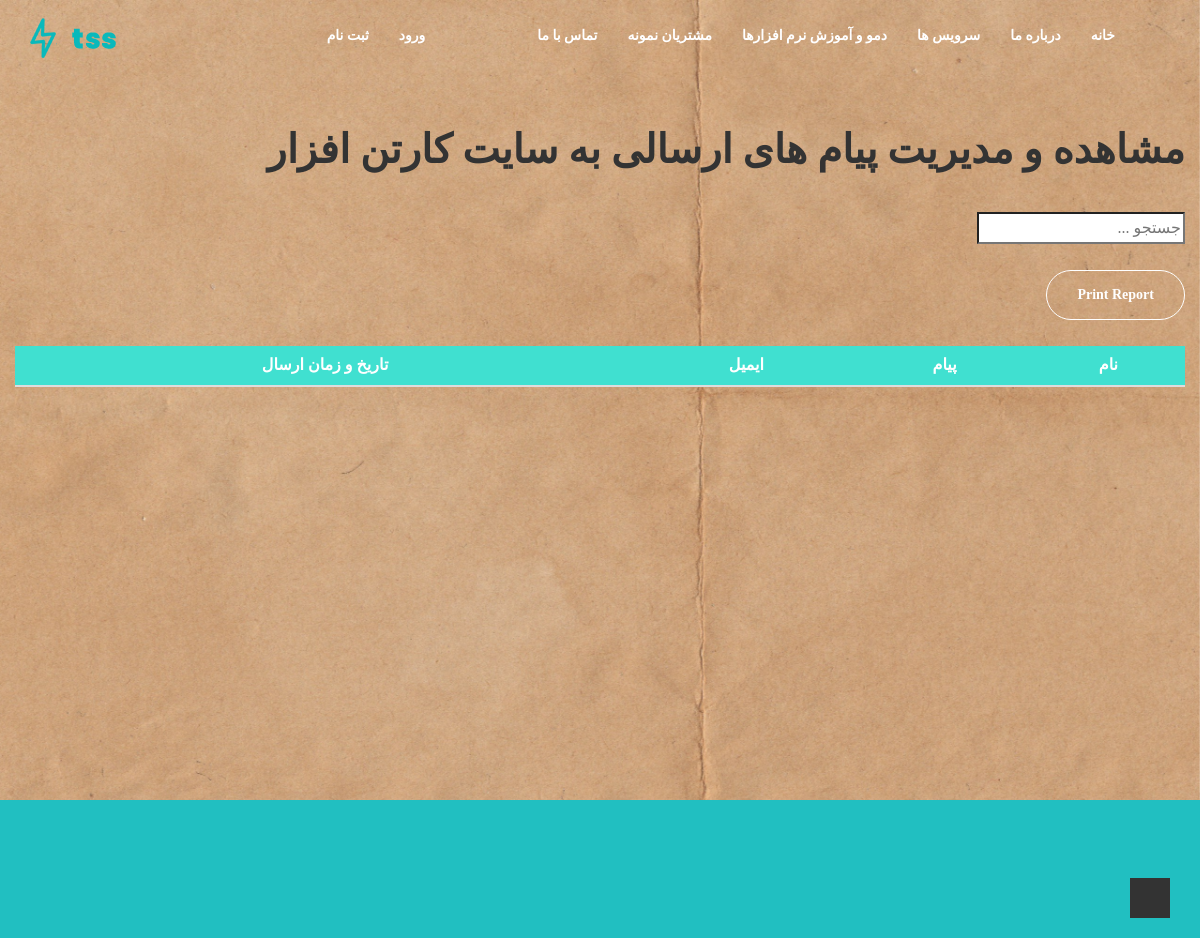
Before: /sitemessages/ with the older database file.
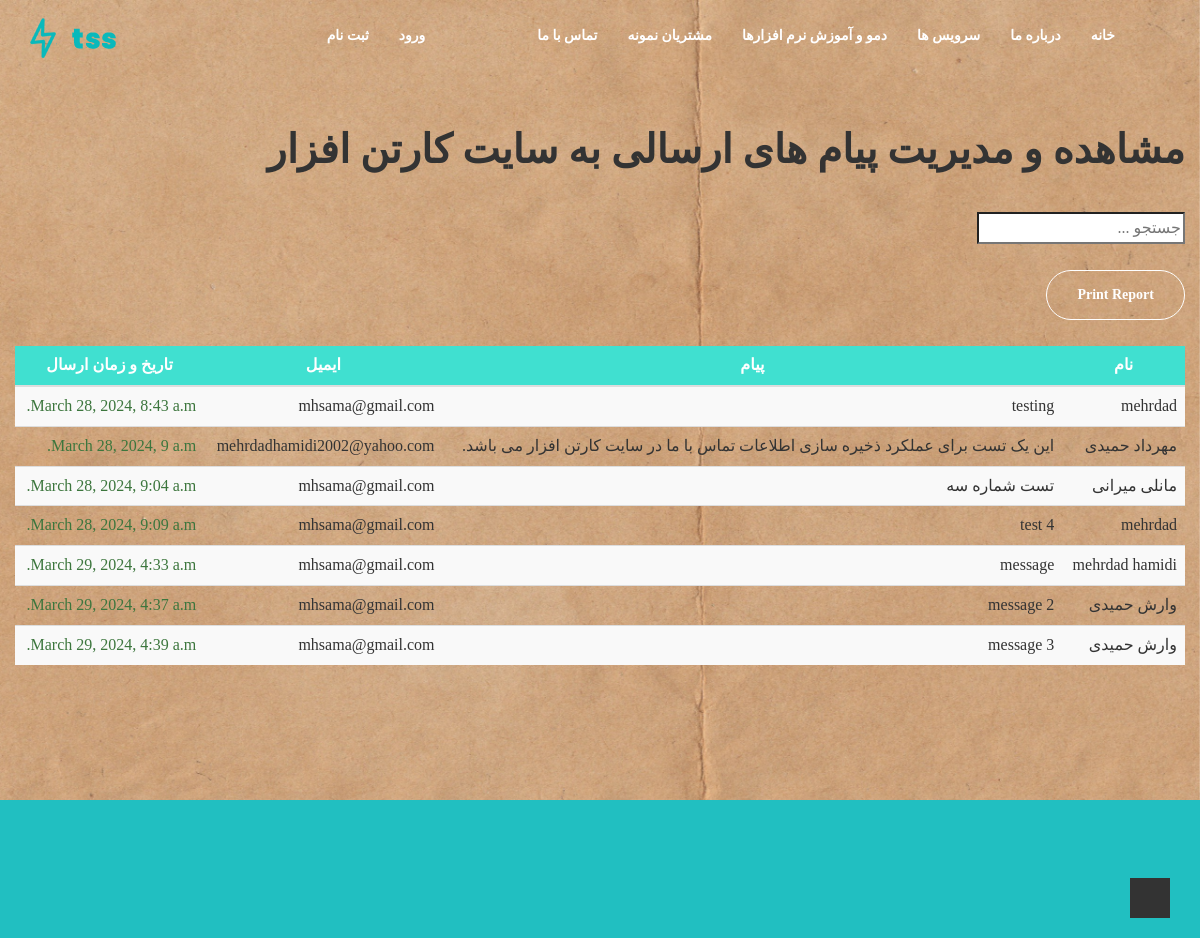
After: the same page with the newer database file.
### tss/models.py (models this page shows, shortened)
class Contact(models.Model):
    email = models.EmailField()
    name = models.CharField(max_length=255)
    message = models.TextField()
    created_at = models.DateTimeField(auto_now_add=True)

### tss/views.py (the view)
# urls.py: path('sitemessages/', sitemessages_grid_view, name='sitemessages_grid_view'),
def sitemessages_grid_view(request):
    print(request)
    print(request.POST)
    print(request.GET)
    site_messages = Contact.objects.all()
    return render(request, 'sitemessages.html', {'sitemessages': site_messages})

### tss/templates/tss/sitemessages.html (shortened to what this page needs)
{% extends 'tss/base.html' %}
{% load static %}
{% block content %}
<header id="home" class="full-height bg-img" data-src="{% static 'images/bg/formsbackground2.jpg' %}">
    <br>
    <br>
    <br>
    <br>
    <div class="container">
        <div class="row">
            <h1>مشاهده و مدیریت پیام های ارسالی به سایت کارتن افزار</h1>
            <br>
            <form>
                <input name='search' id="searchInput" type="search" placeholder="جستجو ..." hx-get="/filter_messages"
                    hx-trigger="input changed delay:500ms, search" hx-swap="outerHTML" hx-target="#msggrid">
            </form>
            <br>
            <a class="btn btn-success" href="{% url 'tss:print_invoice' %}">Print Report</a>
            <br>
            <br>
            <div class="table-responsive" style="height: 520px; overflow-y: auto;" id="msggrid">
                <table class="table table-striped" id="myTable">
                    <thead>
                        <tr style="background-color: turquoise; color: white;">
                            <th class="text-center text-secondary">نام</th>
                            <th class="text-center">پیام</th>
                            <th class="text-center">ایمیل</th>
                            <th class="text-center">تاریخ و زمان ارسال</th>
                        </tr>
                    </thead>
                    <tbody>
                        {% for message in sitemessages %}
                        <tr>
                            <td class="text-align-left">{{ message.name }}</td>
                            <td>{{ message.message }}</td>
                            <td>{{ message.email }}</td>
                            <td class="text-success">{{ message.created_at }}</td>
                        </tr>
                        {% endfor %}
                    </tbody>
                </table>
            </div>
        </div>
    </div>
</header>
{% endblock %}

### tss/templates/tss/base.html (shortened to what this page needs)
{% load static %}
<!DOCTYPE html>
<html dir="rtl" lang="en">
<head>
  <link rel="stylesheet" href="{% static 'css/bootstrap.min.css' %}" type="text/css" />
  <link rel="stylesheet" href="{% static 'css/font-awesome.min.css' %}" type="text/css" />
  <link rel="stylesheet" href="{% static 'css/owl.carousel.min.css' %}" type="text/css" />
  <link rel="stylesheet" href="{% static 'css/animate.min.css' %}" type="text/css" />
  <link rel="stylesheet" href="{% static 'css/lightbox.min.css' %}" type="text/css" />
  <link rel="stylesheet" href="{% static 'css/mb.YTPlayer.min.css' %}" type="text/css" />
  <link rel="stylesheet" href="{% static 'css/flaticon.css' %}" type="text/css" />
  <link rel="stylesheet" href="{% static 'css/validator.min.css' %}" type="text/css" />
  <link rel="stylesheet" href="{% static 'css/style.css' %}" type="text/css" />
</head>
<body data-spy="scroll" data-offset="62">
  <nav class="navbar navbar-sticky navbar-transparent">
    <div class="container">
      <div class="navbar-header">
        <a class="navbar-brand primary-logo" href="/"><img class="img-responsive"
            src="{% static 'images/logo-theme.png' %}" alt="Logo" /></a>
      </div>
      <div class="collapse navbar-collapse" id="bs-example-navbar-collapse-1">
        <ul class="nav navbar-nav pull-right">
          <li><a href="/">خانه</a></li>
          <li><a href="#about">درباره ما</a></li>
          <li><a href="#service">سرویس ها</a></li>
          <li><a href="#tssmovies">دمو و آموزش نرم افزارها</a></li>
          <li><a href="#tsscustomers">مشتریان نمونه</a></li>
          <li><a href="#contact">تماس با ما</a></li>
          <li><a href="https://wa.me/+989122140694" target="_blank" class="social-whatsapp"><i
                class="fa fa-whatsapp fa-1x "></i></a></li>
          <li><a href="https://www.instagram.com/cartonafzar/" target="_blank" class="social-instagram"><i
                class="fa fa-instagram fa-1x "></i></a></li>
          {% if user.is_authenticated %}
          <li><a class="nav-link active" href="{% url 'account:logout_user' %}">خروج</a></li>
          {% else %}
          <li><a class="nav-link active" aria-current="page" href="{% url 'account:login_user' %}">ورود</a></li>
          <li><a class="nav-link active " href="{% url 'account:signup' %}">ثبت نام</a></li>
          {% endif %}
      </div>
    </div>
  </nav>
  <div class="main-wrap">
    {% block content %}
    {% endblock %}
    <footer class="margin-top-200 footer padding-tb-30 primary-section-bg section-typo-white">
      <div class="container">
        <div class="row text-center margin-bottom-20">
          <div class="col-md-12">
            <ul class="nav navbar-nav footer-social">
              <li><a href="https://wa.me/+989122140694" target="_blank" class="social-whatsapp"><i
                    class="fa fa-whatsapp fa-3x text-success"></i></a></li>
              <li><a href="https://www.instagram.com/cartonafzar/" target="_blank" class="social-instagram"><i
                    class="fa fa-instagram fa-3x text-success"></i></a></li>
              <li><a href="tel:+989122140694"><i class="fa fa-phone fa-3x text-success"></i></a></li>
            </ul>
          </div>
        </div>
        <div class="row text-center">
          <div class="col-md-12">
          </div>
        </div>
      </div>
      <a href="#" class="back-to-top" id="back-to-top"><i class="fa fa-angle-up"></i></a>
    </footer>
  </div>
</body>
</html>

### tss/static/css/style.css (style rules this page uses)
body { font-family: "Vazir"; background-color: #ffffff; color: #333333; font-size:16px; line-height:26px; }
.row { margin-bottom:30px; }
.row:last-child { margin-bottom:0; }
a { color: #333; outline:none; text-decoration:none; -webkit-transition: all ease 0.5s; -moz-transition: all ease 0.5s; -ms-transition: all ease 0.5s; -o-transition: all ease 0.5s; transition: all ease 0.5s; }
.h1, .h2, .h3, .h4, .h5, .h6, h1, h2, h3, h4, h5, h6 { font-family: "Vazir"; font-style: normal; font-weight: 400; }
h1 { font-size:40px; line-height: 52px; font-style: normal; font-weight: 700; }
.container { max-width: 1170px; width: 100%; }
.main-wrap { margin:0 auto; }
.primary-section-bg { background: rgba(9, 185, 187, 0.9) none repeat scroll 0 0; }
.navbar { margin-bottom:0; -webkit-border-radius: 0; -moz-border-radius: 0; border-radius: 0; margin: 0 auto; }
nav.navbar { position:absolute; top:0; right:0; left:0; z-index: 1; }
.navbar-brand { height: 70px; line-height: 70px; padding: 0 20px 0 0; }
.header-sticky a.navbar-brand.sticky-logo, a.navbar-brand.primary-logo { height: auto; width: auto; opacity: 1; visibility: visible; }
.nav.navbar-nav > li > a { height:70px; line-height:70px; padding:0 15px; color:#fff; font-size: 14px; font-weight: 600; }
.navbar > .container .navbar-brand, .navbar > .container-fluid .navbar-brand { margin:auto; }
.navbar-brand > img { display: block; max-height: 100%; padding: 10px 0; }
.navbar-transparent { background-color:transparent; }
.navbar.navbar-transparent { -webkit-transition: all ease 0.5s; -moz-transition: all ease 0.5s; -ms-transition: all ease 0.5s; -o-transition: all ease 0.5s; transition: all ease 0.5s; }
header { background-attachment:fixed; background-position:center; background-size:cover; }
.navbar-sticky .navbar-brand, .navbar-sticky .nav.navbar-nav > li > a, .navbar-nav.navbar-social > li > a > i { transition: all ease 0.3s; }
.navbar-brand img { max-height:100%; vertical-align:middle; padding:0; display:inline-block; width:auto; }
.btn-default, .btn-primary, .btn-success, .btn-info, .btn-warning, .btn-danger { background-color: none; -webkit-border-radius: 25px; -moz-border-radius: 25px; border-radius: 25px; color: #fff; font-weight: 600; padding: 14px 30px; border:solid 1px #ffffff; background-color:transparent; -webkit-transition: all ease 0.5s; -moz-transition: all ease 0.5s; -ms-transition: all ease 0.5s; -o-transition: all ease 0.5s; transition: all ease 0.5s; }
.footer { position:relative; }
.back-to-top { bottom: 20px; position: fixed; right: 30px; text-align: center; width: 40px; }
.back-to-top > i { background-color: #333333; color: #ffffff; height: 40px; line-height: 40px; width: 40px; -webkit-transition: all ease 0.5s; -moz-transition: all ease 0.5s; -ms-transition: all ease 0.5s; -o-transition: all ease 0.5s; transition: all ease 0.5s; }
.nav.footer-social { float:none; display:inline-block; }
.nav.footer-social > li { display: inline-block; padding: 0 10px; }
.nav.footer-social > li > a { -webkit-border-radius: 50%; -moz-border-radius: 50%; border-radius: 50%; height: 40px; line-height: 40px; padding: 0; width: 40px; color:#fff; }
.nav.footer-social > li > a > i { line-height: 40px; }
.section-typo-white, .typo-white { color:#fff; }
.navbar-nav > li { float: right !important; }
@media screen and (min-width: 768px) { .navbar-collapse { padding:0; } }
.padding-tb-30 { padding-top:30px;padding-bottom:30px }
.margin-bottom-20 { margin-bottom:20px }

Changed rows visible on the page:
added Contact: name "mehrdad", message "testing", email "mhsama@gmail.com", created_at "March 28, 2024, 8:43 a.m."
added Contact: name "مهرداد حمیدی", message "این یک تست برای عملکرد ذخیره سازی اطلاعات تماس با ما در سایت کارتن افزار می باشد.", email "mehrdadhamidi2002@yahoo.com", created_at "March 28, 2024, 9 a.m."
added Contact: name "مانلی میرانی", message "تست شماره سه", email "mhsama@gmail.com", created_at "March 28, 2024, 9:04 a.m."
added Contact: name "mehrdad", message "test 4", email "mhsama@gmail.com", created_at "March 28, 2024, 9:09 a.m."
added Contact: name "mehrdad hamidi", message "message", email "mhsama@gmail.com", created_at "March 29, 2024, 4:33 a.m."
added Contact: name "وارش حمیدی", message "message 2", email "mhsama@gmail.com", created_at "March 29, 2024, 4:37 a.m."
added Contact: name "وارش حمیدی", message "message 3", email "mhsama@gmail.com", created_at "March 29, 2024, 4:39 a.m."
